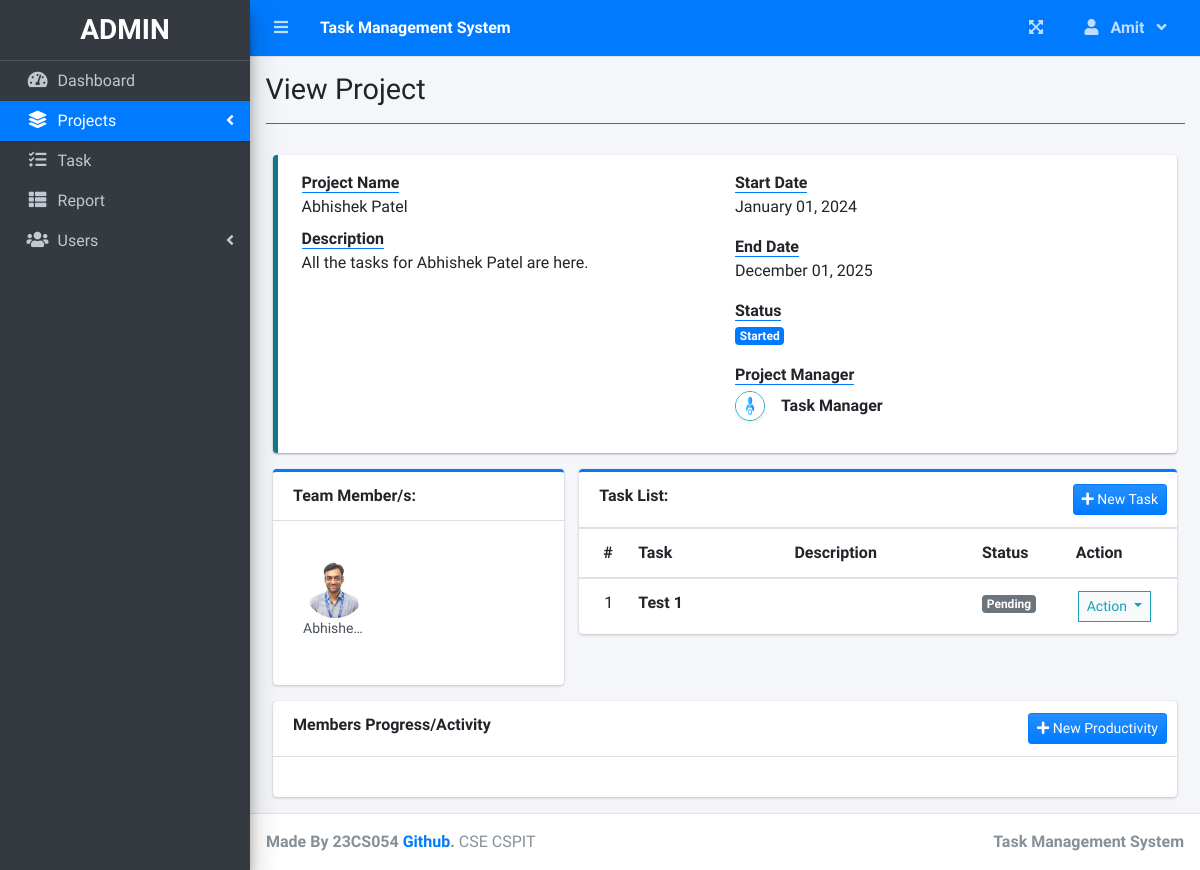
Page /index.php?page=view_project&id=5 (signed in) on the committed database.
### tables this page shows
CREATE TABLE `users` (
  `id` int(30) NOT NULL,
  `firstname` varchar(200) NOT NULL,
  `lastname` varchar(200) NOT NULL,
  `email` varchar(200) NOT NULL,
  `password` text NOT NULL,
  `type` tinyint(1) NOT NULL DEFAULT 2 COMMENT '1 = admin, 2 = staff',
  `avatar` text NOT NULL DEFAULT 'no-image-available.png',
  `date_created` datetime NOT NULL DEFAULT current_timestamp()
);

CREATE TABLE `task_list` (
  `id` int(30) NOT NULL,
  `project_id` int(30) NOT NULL,
  `task` varchar(200) NOT NULL,
  `description` text NOT NULL,
  `status` tinyint(4) NOT NULL,
  `date_created` datetime NOT NULL DEFAULT current_timestamp()
);

### view_project.php (the view, shortened to what this page needs)
<?php
include 'db_connect.php';
$stat = array("Pending","Started","On-Progress","On-Hold","Over Due","Done");
$qry = $conn->query("SELECT * FROM project_list where id = ".$_GET['id'])->fetch_array();
$cprog = $conn->query("SELECT * FROM task_list where project_id = {$id} and status = 3")->num_rows;
$prod = $conn->query("SELECT * FROM user_productivity where project_id = {$id}")->num_rows;
if($status == 0 && strtotime(date('Y-m-d')) >= strtotime($start_date)):
if($prod  > 0  || $cprog > 0)
  $status = 2;
else
  $status = 1;
elseif($status == 0 && strtotime(date('Y-m-d')) > strtotime($end_date)):
$status = 4;
endif;
$manager = $conn->query("SELECT *,concat(firstname,' ',lastname) as name FROM users where id = $manager_id");
$manager = $manager->num_rows > 0 ? $manager->fetch_array() : array();
?>
<div class="col-lg-12">
	<div class="row">
		<div class="col-md-12">
			<div class="callout callout-info">
				<div class="col-md-12">
					<div class="row">
						<div class="col-sm-6">
							<dl>
								<dt><b class="border-bottom border-primary">Project Name</b></dt>
								<dd><?php echo ucwords($name) ?></dd>
								<dt><b class="border-bottom border-primary">Description</b></dt>
								<dd><?php echo html_entity_decode($description) ?></dd>
							</dl>
						</div>
						<div class="col-md-6">
							<dl>
								<dt><b class="border-bottom border-primary">Start Date</b></dt>
								<dd><?php echo date("F d, Y",strtotime($start_date)) ?></dd>
							</dl>
							<dl>
								<dt><b class="border-bottom border-primary">End Date</b></dt>
								<dd><?php echo date("F d, Y",strtotime($end_date)) ?></dd>
							</dl>
							<dl>
								<dt><b class="border-bottom border-primary">Status</b></dt>
								<dd>
									<?php
									  if($stat[$status] =='Pending'){
									  	echo "<span class='badge badge-secondary'>{$stat[$status]}</span>";
									  }elseif($stat[$status] =='Started'){
									  	echo "<span class='badge badge-primary'>{$stat[$status]}</span>";
									  }elseif($stat[$status] =='On-Progress'){
									  	echo "<span class='badge badge-info'>{$stat[$status]}</span>";
									  }elseif($stat[$status] =='On-Hold'){
									  	echo "<span class='badge badge-warning'>{$stat[$status]}</span>";
									  }elseif($stat[$status] =='Over Due'){
									  	echo "<span class='badge badge-danger'>{$stat[$status]}</span>";
									  }elseif($stat[$status] =='Done'){
									  	echo "<span class='badge badge-success'>{$stat[$status]}</span>";
									  }
									?>
								</dd>
							</dl>
							<dl>
								<dt><b class="border-bottom border-primary">Project Manager</b></dt>
								<dd>
									<?php if(isset($manager['id'])) : ?>
									<div class="d-flex align-items-center mt-1">
										<img class="img-circle img-thumbnail p-0 shadow-sm border-info img-sm mr-3" src="assets/uploads/<?php echo $manager['avatar'] ?>" alt="Avatar">
										<b><?php echo ucwords($manager['name']) ?></b>
									</div>
									<?php else: ?>
										<small><i>Manager Deleted from Database</i></small>
									<?php endif; ?>
								</dd>
							</dl>
						</div>
					</div>
				</div>
			</div>
		</div>
	</div>
	<div class="row">
		<div class="col-md-4">
			<div class="card card-outline card-primary">
				<div class="card-header">
					<span><b>Team Member/s:</b></span>
				</div>
				<div class="card-body">
					<ul class="users-list clearfix">
						<?php
						if(!empty($user_ids)):
							$members = $conn->query("SELECT *,concat(firstname,' ',lastname) as name FROM users where id in ($user_ids) order by concat(firstname,' ',lastname) asc");
							while($row=$members->fetch_assoc()):
						?>
								<li>
			                        <img src="assets/uploads/<?php echo $row['avatar'] ?>" alt="User Image">
			                        <a class="users-list-name" href="javascript:void(0)"><?php echo ucwords($row['name']) ?></a>
		                    	</li>
						<?php
							endwhile;
						endif;
						?>
					</ul>
				</div>
			</div>
		</div>
		<div class="col-md-8">
			<div class="card card-outline card-primary">
				<div class="card-header">
					<span><b>Task List:</b></span>
					<?php if($_SESSION['login_type'] != 3): ?>
					<div class="card-tools">
						<button class="btn btn-primary bg-gradient-primary btn-sm" type="button" id="new_task"><i class="fa fa-plus"></i> New Task</button>
					</div>
				<?php endif; ?>
				</div>
				<div class="card-body p-0">
					<div class="table-responsive">
					<table class="table table-condensed m-0 table-hover">
						<colgroup>
							<col width="5%">
							<col width="25%">
							<col width="30%">
							<col width="15%">
							<col width="15%">
						</colgroup>
						<thead>
							<th>#</th>
							<th>Task</th>
							<th>Description</th>
							<th>Status</th>
							<th>Action</th>
						</thead>
						<tbody>
							<?php
							$i = 1;
							$tasks = $conn->query("SELECT * FROM task_list where project_id = {$id} order by task asc");
							while($row=$tasks->fetch_assoc()):
								$trans = get_html_translation_table(HTML_ENTITIES,ENT_QUOTES);
								unset($trans["\""], $trans["<"], $trans[">"], $trans["<h2"]);
								$desc = strtr(html_entity_decode($row['description']),$trans);
								$desc=str_replace(array("<li>","</li>"), array("",", "), $desc);
							?>
								<tr>
			                        <td class="text-center"><?php echo $i++ ?></td>
			                        <td class=""><b><?php echo ucwords($row['task']) ?></b></td>
			                        <td class=""><p class="truncate"><?php echo strip_tags($desc) ?></p></td>
			                        <td>
			                        	<?php
			                        	if($row['status'] == 1){
									  		echo "<span class='badge badge-secondary'>Pending</span>";
			                        	}elseif($row['status'] == 2){
									  		echo "<span class='badge badge-primary'>On-Progress</span>";
			                        	}elseif($row['status'] == 3){
									  		echo "<span class='badge badge-success'>Done</span>";
			                        	}
			                        	?>
			                        </td>
			                        <td class="text-center">
										<button type="button" class="btn btn-default btn-sm btn-flat border-info wave-effect text-info dropdown-toggle" data-toggle="dropdown" aria-expanded="true">
					                      Action
					                    </button>
									</td>
		                    	</tr>
							<?php
							endwhile;
							?>
						</tbody>
					</table>
					</div>
				</div>
			</div>
		</div>
	</div>
	<div class="row">
		<div class="col-md-12">
			<div class="card">
				<div class="card-header">
					<b>Members Progress/Activity</b>
					<div class="card-tools">
						<button class="btn btn-primary bg-gradient-primary btn-sm" type="button" id="new_productivity"><i class="fa fa-plus"></i> New Productivity</button>
					</div>
				</div>
				<div class="card-body">
				</div>
			</div>
		</div>
	</div>
</div>

### view_project.php (style rules this page uses)
.users-list>li img { border-radius: 50%; height: 67px; width: 67px; object-fit: cover; }
.users-list>li { width: 33.33% !important }

### rows in the picture
users: avatar (picture)
users: avatar (picture), name "Abhishe…"
task_list: task "Test 1", status "Pending"

### other values in the picture
$_SESSION['system']['name'] "Task Management System"
$_SESSION['login_firstname'] "Amit"
$title "View Project"
$name "Abhishek Patel"
html_entity_decode($description) "All the tasks for Abhishek Patel are here."
date("F d, Y",strtotime($start_date)) "January 01, 2024"
date("F d, Y",strtotime($end_date)) "December 01, 2025"
$stat[$status] "Started"
$manager['name'] "Task Manager"
